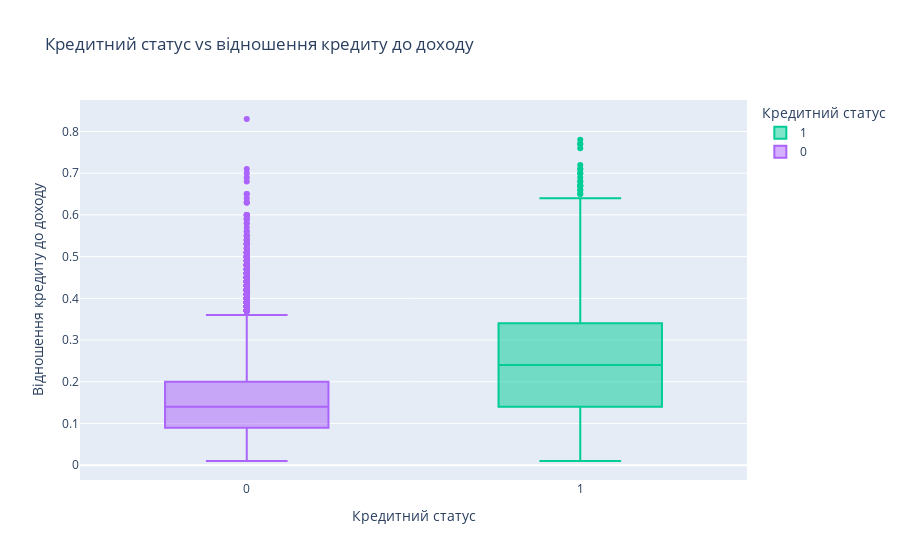

The notebook cell saved with this chart:
### Code cell
# Кредитний статус vs відношення кредиту до доходу
fig = px.box(
    df,
    x='loan_status',
    y='loan_percent_income',
    title='Кредитний статус vs відношення кредиту до доходу',
    labels={'loan_percent_income': 'Відношення кредиту до доходу', 'loan_status': 'Кредитний статус'},
    color='loan_status',
    color_discrete_map={'No':'#2ecc71', 'Yes':'#e74c3c'}
)
fig.show()

### Figure 1 — Plotly figure (JSON) as saved in the notebook; plotly's stock layout.template omitted (floating-point values rounded to 4 significant figures; data arrays with more than 128 entries replaced by an {"elided": "..."} marker saying what was removed)
{"data": [{"alignmentgroup": "True", "hovertemplate": "Кредитний статус=%{x}<br>Відношення кредиту до доходу=%{y}<extra></extra>", "legendgroup": "1", "marker": {"color": "#00cc96"}, "name": "1", "notched": false, "offsetgroup": "1", "orientation": "v", "showlegend": true, "type": "box", "x": {"elided": "6963 int values"}, "x0": " ", "xaxis": "x", "y": {"elided": "6963 float values"}, "y0": " ", "yaxis": "y"}, {"alignmentgroup": "True", "hovertemplate": "Кредитний статус=%{x}<br>Відношення кредиту до доходу=%{y}<extra></extra>", "legendgroup": "0", "marker": {"color": "#ab63fa"}, "name": "0", "notched": false, "offsetgroup": "0", "orientation": "v", "showlegend": true, "type": "box", "x": {"elided": "24134 int values"}, "x0": " ", "xaxis": "x", "y": {"elided": "24134 float values"}, "y0": " ", "yaxis": "y"}], "layout": {"boxmode": "overlay", "legend": {"title": {"text": "Кредитний статус"}, "tracegroupgap": 0}, "title": {"text": "Кредитний статус vs відношення кредиту до доходу"}, "xaxis": {"anchor": "y", "categoryarray": [1, 0], "categoryorder": "array", "domain": [0, 1], "title": {"text": "Кредитний статус"}}, "yaxis": {"anchor": "x", "domain": [0, 1], "title": {"text": "Відношення кредиту до доходу"}}}}
